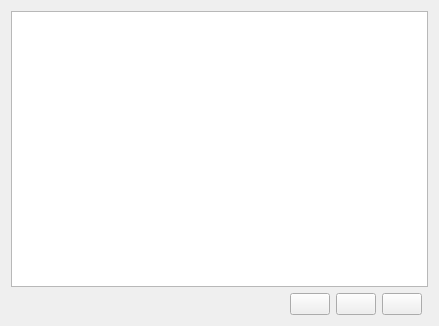
<?xml version="1.0" encoding="UTF-8"?>
<ui version="4.0">
 <class>TableDeviceChooser</class>
 <widget class="QWidget" name="TableDeviceChooser">
  <property name="geometry">
   <rect>
    <x>0</x>
    <y>0</y>
    <width>439</width>
    <height>326</height>
   </rect>
  </property>
  <layout class="QGridLayout" name="gridLayout">
   <item row="1" column="0">
    <spacer name="horizontalSpacer">
     <property name="orientation">
      <enum>Qt::Horizontal</enum>
     </property>
     <property name="sizeHint" stdset="0">
      <size>
       <width>232</width>
       <height>22</height>
      </size>
     </property>
    </spacer>
   </item>
   <item row="1" column="3">
    <widget class="KPushButton" name="addCustomDeviceButton"/>
   </item>
   <item row="0" column="0" colspan="5">
    <widget class="QTreeView" name="treeView">
     <property name="selectionMode">
      <enum>QAbstractItemView::SingleSelection</enum>
     </property>
     <property name="selectionBehavior">
      <enum>QAbstractItemView::SelectRows</enum>
     </property>
     <property name="horizontalScrollMode">
      <enum>QAbstractItemView::ScrollPerPixel</enum>
     </property>
     <property name="rootIsDecorated">
      <bool>false</bool>
     </property>
     <property name="itemsExpandable">
      <bool>false</bool>
     </property>
    </widget>
   </item>
   <item row="1" column="1">
    <widget class="KPushButton" name="detailsButton"/>
   </item>
   <item row="1" column="2">
    <widget class="KPushButton" name="testButton"/>
   </item>
  </layout>
 </widget>
 <customwidgets>
  <customwidget>
   <class>KPushButton</class>
   <extends>QPushButton</extends>
   <header>kpushbutton.h</header>
  </customwidget>
 </customwidgets>
 <resources/>
 <connections/>
</ui>
